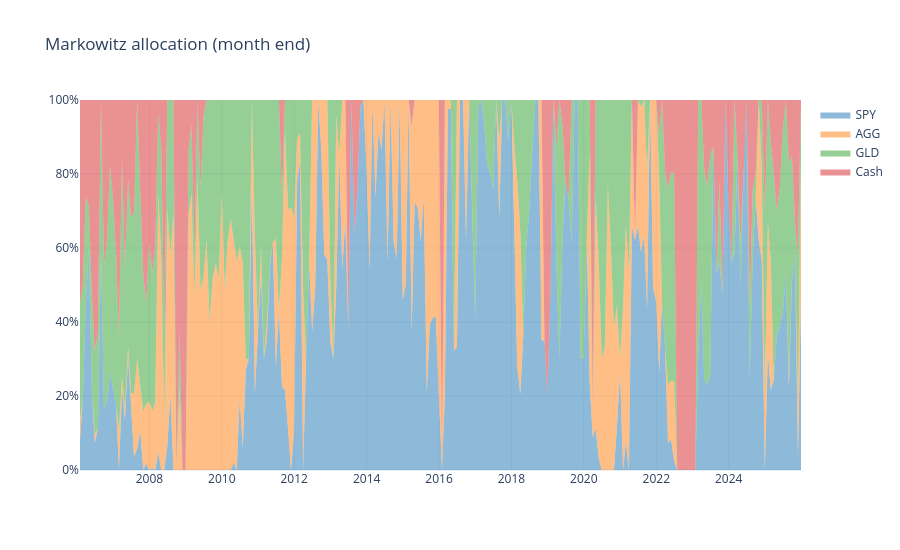

The cell this chart's notebook holds for it:
### Code cell
composition = mkw.backtest.between(**EVALUATION).composition.resample("ME").last()
fig = px.area(composition[["SPY", "AGG", "GLD", "Cash"]].clip(lower=0),
              color_discrete_map=COLORS, title="Markowitz allocation (month end)")
fig.update_traces(line_width=0)
fig.update_layout(height=550, yaxis_range=[0, 1], yaxis_tickformat=".0%", yaxis_title=None,
                  xaxis_title=None, legend_title=None, hovermode="x unified")
fig.show()

### Figure 1 — Plotly figure (JSON) as saved in the notebook; plotly's stock layout.template omitted (floating-point values rounded to 4 significant figures; data arrays with more than 128 entries replaced by an {"elided": "..."} marker saying what was removed)
{"data": [{"fillpattern": {"shape": ""}, "hovertemplate": "variable=SPY<br>index=%{x}<br>value=%{y}<extra></extra>", "legendgroup": "SPY", "line": {"color": "#1f77b4", "width": 0}, "marker": {"symbol": "circle"}, "mode": "lines", "name": "SPY", "orientation": "v", "showlegend": true, "stackgroup": "1", "type": "scatter", "x": {"elided": "240 str values"}, "xaxis": "x", "y": {"elided": "240 float values"}, "yaxis": "y"}, {"fillpattern": {"shape": ""}, "hovertemplate": "variable=AGG<br>index=%{x}<br>value=%{y}<extra></extra>", "legendgroup": "AGG", "line": {"color": "#ff7f0e", "width": 0}, "marker": {"symbol": "circle"}, "mode": "lines", "name": "AGG", "orientation": "v", "showlegend": true, "stackgroup": "1", "type": "scatter", "x": {"elided": "240 str values"}, "xaxis": "x", "y": {"elided": "240 float values"}, "yaxis": "y"}, {"fillpattern": {"shape": ""}, "hovertemplate": "variable=GLD<br>index=%{x}<br>value=%{y}<extra></extra>", "legendgroup": "GLD", "line": {"color": "#2ca02c", "width": 0}, "marker": {"symbol": "circle"}, "mode": "lines", "name": "GLD", "orientation": "v", "showlegend": true, "stackgroup": "1", "type": "scatter", "x": {"elided": "240 str values"}, "xaxis": "x", "y": {"elided": "240 float values"}, "yaxis": "y"}, {"fillpattern": {"shape": ""}, "hovertemplate": "variable=Cash<br>index=%{x}<br>value=%{y}<extra></extra>", "legendgroup": "Cash", "line": {"color": "#d62728", "width": 0}, "marker": {"symbol": "circle"}, "mode": "lines", "name": "Cash", "orientation": "v", "showlegend": true, "stackgroup": "1", "type": "scatter", "x": {"elided": "240 str values"}, "xaxis": "x", "y": {"elided": "240 float values"}, "yaxis": "y"}], "layout": {"height": 550, "hovermode": "x unified", "legend": {"title": {}, "tracegroupgap": 0}, "title": {"text": "Markowitz allocation (month end)"}, "xaxis": {"anchor": "y", "domain": [0, 1], "title": {}}, "yaxis": {"anchor": "x", "domain": [0, 1], "range": [0, 1], "tickformat": ".0%", "title": {}}}}
